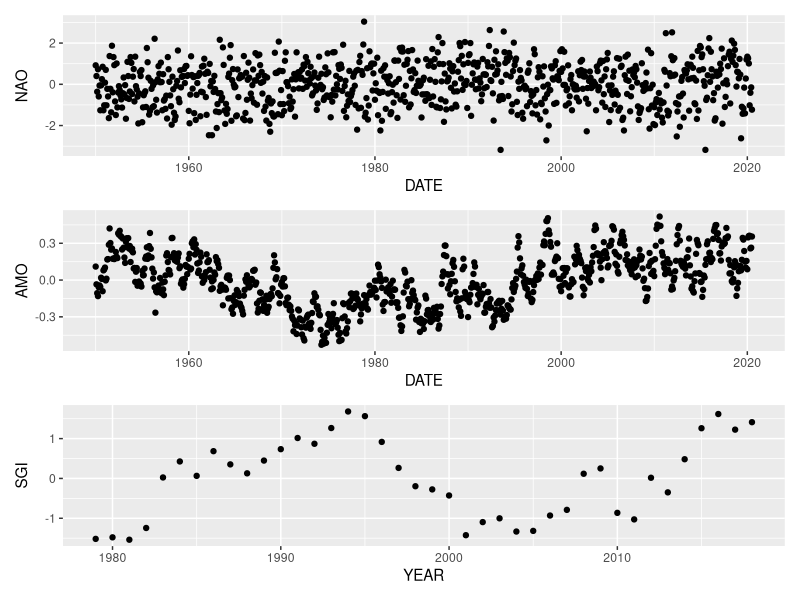
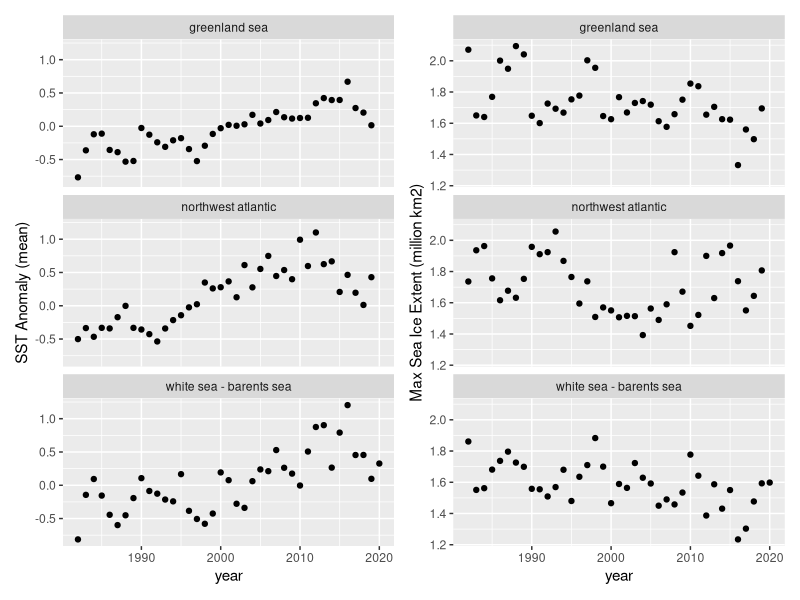

Reproduce these figures in R, in order.
## ---- chunk 1
knitr::opts_chunk$set(echo = TRUE)
## ---- chunk 2
require(tidyverse)
require(lubridate)

NAO <- read_csv("NAO.csv")
NAO <- NAO %>% mutate(DATE = make_date(YEAR, MONTH))

AMO <- read_csv("AMO.csv")
AMO <- AMO %>% mutate(DATE = make_date(YEAR, MONTH))

SGI <- read_csv("SGI.csv")

## ---- chunk 3
require(patchwork)

p1 <- ggplot() + geom_point(aes(x = DATE, y = VALUE), data = NAO) + ylab("NAO")
p2 <- ggplot() + geom_point(aes(x = DATE, y = VALUE), data = AMO) + ylab("AMO")
p3 <- ggplot() + geom_point(aes(x = YEAR, y = VALUE), data = SGI) + ylab("SGI")

p1 / p2 / p3
## ---- chunk 4
pop_covs <- read_csv("population covariates.csv")
head(pop_covs)
## ---- chunk 5
p4 <- ggplot() +
  geom_point(aes(x = year, y = SST_anomaly_mean), data = pop_covs) +
  ylab("SST Anomaly (mean)") +
  facet_wrap(~population, nrow = 3)
p5 <- ggplot() + 
  geom_point(aes(x = year, y = ice_extent_max), data = pop_covs) +
  ylab("Max Sea Ice Extent (million km2)") +
  facet_wrap(~population, nrow = 3)

p4 + p5

